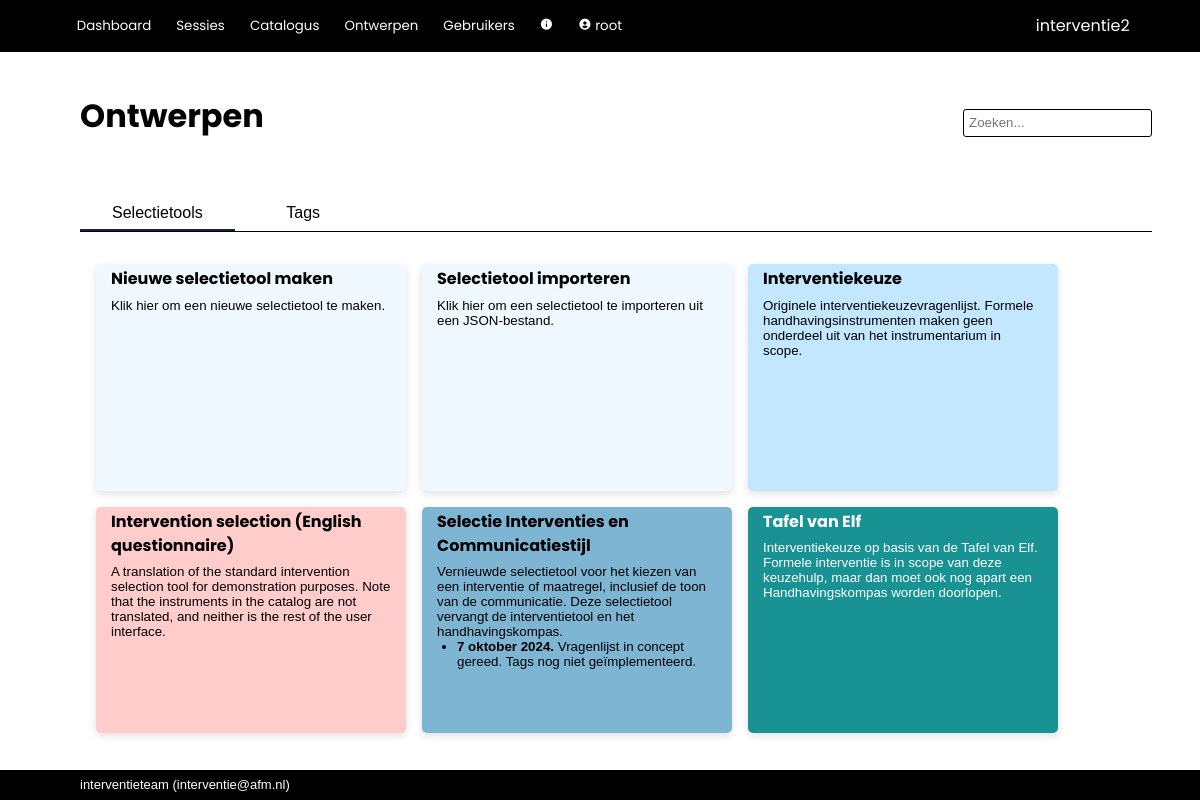
/tools/ (signed in), run on the app's committed database.
### interventie2/models.py (models this page shows, shortened)
class User(db.Model, UserMixin):
    __tablename__ = 'users'
    id            = db.Column(db.Integer, primary_key=True)
    name          = db.Column(db.String(80), nullable=False, unique=True)
    password      = db.Column(db.String(200), nullable=False)
    role_id       = db.Column(db.Integer, db.ForeignKey('roles.id'), nullable=False, default=4) #references roles.id
    description   = db.Column(db.String(2000), nullable=False, default="")
    email         = db.Column(db.String(254))
    link          = db.Column(db.String(1000))
    active        = db.Column(db.Boolean, nullable=False, default=True)
    date_created  = db.Column(db.DateTime(timezone=True), server_default=func.now())
    last_seen     = db.Column(db.DateTime(timezone=True), server_default=func.now())
    role = relationship('Role')
    messages = relationship('Message', back_populates='recipient', foreign_keys="Message.recipient_id", cascade='all, delete-orphan')
    messages_sent = relationship('Message', back_populates='sender', foreign_keys="Message.sender_id")
    worksession = relationship('Worksession', back_populates='creator')
    plan = relationship('Plan', back_populates='creator')
    allowed_worksessions = relationship('Worksession', secondary='worksession_access', back_populates='allowed_users')
    owned_instruments = relationship('Instrument', back_populates='owner')
    def unread_messages(self):
        return sum(1 for message in self.messages if (message.unread) and (message.deliver_after.date() <= date.today()))
    def unread_message_alert(self):
        return self.unread_messages() > 0

class QuestionSet(db.Model):
    __tablename__ = 'question_sets'
    id            = db.Column(db.Integer, primary_key=True)
    name          = db.Column(db.String(500), nullable=False)
    description   = db.Column(db.String(2000), nullable=False, default="")
    owner_id      = db.Column(db.Integer, db.ForeignKey('users.id'), nullable=False) #references users.id
    date_created  = db.Column(db.DateTime(timezone=True), server_default=func.now())
    date_modified = db.Column(db.DateTime(timezone=True), server_default=func.now())
    default_process_id = db.Column(db.Integer, db.ForeignKey('processes.id'), nullable=False, default=1)
    default_instruments_visible = db.Column(db.Boolean, nullable=False, default=True)
    default_tags_visible = db.Column(db.Boolean, nullable=False, default=False)
    default_allow_weights = db.Column(db.Boolean, nullable=False, default=False)
    color         = db.Column(db.String(7))
    text_color    = db.Column(db.String(7))
    forbidden_tags = relationship('Tag', secondary='question_set_forbidden_tags')
    mandatory_tags = relationship('Tag', secondary='question_set_mandatory_tags')
    owner = relationship('User')
    default_process = relationship('Process')
    questions = relationship('Question', cascade='all, delete-orphan')
    worksessions = relationship('Worksession', back_populates='question_set', cascade='all, delete-orphan')

### interventie2/tools/routes.py (the view)
@tools.route('/', methods=['GET', 'POST'])
@login_required
def index():
    if not current_user.role.edit_questionnaire:
        return render_template('error/index.html', title='Onvoldoende rechten', message='Onvoldoende rechten om een tool te ontwerpen.')
    question_sets = QuestionSet.query.order_by()
    form = TagForm()
    tags = Tag.query.order_by(Tag.name)
    if request.method == 'POST':
        if Tag.query.filter(Tag.name==form.name.data).first() is not None:
            return render_template('error/index.html', title='Tag bestaat al', message='Er bestaat al een tag met deze naam.')
    if form.validate_on_submit():
        tag = Tag(name = form.name.data)
        db.session.add(tag)
        db.session.commit()
        return redirect(url_for('tools.tags'))
    return render_template('tools/index.html', question_sets=question_sets, edit_catalog_allowed=current_user.role.edit_catalog, tags=tags, form=form)

### interventie2/forms.py
class TagForm(FlaskForm):
    name               = StringField('Naam', validators=[DataRequired(), Length(min=2, max=100)], render_kw={'size': 40})
    submit             = SubmitField('Tag opslaan')

### interventie2/models.py (called while the page is built)
@login_manager.user_loader
def load_user(user_id):
    return User.query.get(user_id)

### interventie2/tools/templates/tools/index.html (shortened to what this page needs)
{% extends 'base.html' %}
{% block page_title %}
    Ontwerpen
{% endblock %}
{% block tabs %}
    <div class="tab_bar">
        <button class="tablinks" onclick="switch_tab(event, 'st_all')" id="defaultOpen">Selectietools</button>
        <button class="tablinks" onclick="switch_tab(event, 'st_tags')" id="defaultOpen">Tags</button>
    </div>
{% endblock %}
{% block body %}
    <div id="st_all" class="tabcontent">
        <div class="card_area">
            <a href="{{ url_for('tools.edit_question_set') }}">
                <div class="card new">
                    <div class="card_title">
                        Nieuwe selectietool maken
                    </div>
                    <div class="card_description">
                        Klik hier om een nieuwe selectietool te maken.
                    </div>
                </div>
            </a>
            <a href="{{ url_for('tools.import_question_set') }}">
                <div class="card new">
                    <div class="card_title">
                        Selectietool importeren
                    </div>
                    <div class="card_description">
                        Klik hier om een selectietool te importeren uit een JSON-bestand.
                    </div>
                </div>
            </a>
            {% for question_set in question_sets | sort(attribute="name") %}
                <a href="{{url_for('tools.view_question_set', question_set_id=question_set.id)}}">
                    <div class="card" style="background-color:{{ question_set.color }}; color:{{ question_set.text_color }}">
                        <div class="card_title">
                            {{ question_set.name }}
                        </div>
                        <div class="card_description">
                            {{ question_set.description | escape | markdown }}
                        </div>
                    </div>
                </a>
            {% endfor %}
        </div>
    </div>
{% endblock %}

### interventie2/templates/base.html (shortened to what this page needs)
<!DOCTYPE html>
<html lang="en">
    <head>
        <link rel="stylesheet" href="{{ url_for('static', filename='css/styles.css')}}">
        <link href="https://unpkg.com/boxicons@2.1.2/css/boxicons.min.css" rel="stylesheet">
    </head>
    <body>
        {% import 'jinja_macros.html' as macro %}
        <header>
            <div class="logo">{{ config['APP_NAME'] }}</div>
            <div class="modes">
                {% if current_user.is_authenticated %}
                    <button>
                        <a href="{{ url_for('main.index') }}">Dashboard</a>
                    </button>
                    <button>
                        <a href="{{ url_for('main.worksessions') }}">Sessies</a>
                    </button>
                    <button>
                        <a href="{{ url_for('catalog.index') }}">Catalogus</a>
                    </button>
                    {% if current_user.role.edit_questionnaire %}
                        <button>
                            <a href="{{ url_for('tools.index') }}">Ontwerpen</a>
                        </button>
                    {% endif %}
                    {% if current_user.role.edit_users %}
                        <button>
                            <a href="{{ url_for('admin.index') }}">Gebruikers</a>
                        </button>
                    {% endif %}
                    {% if current_user.role.see_app_info %}
                        <button>
                            <a href="{{ url_for('admin.info') }}"><i class='bx bxs-info-circle'></i></a>
                        </button>
                    {% endif %}
                    <button>
                        <a href="{{ url_for('admin.user', id=current_user.id) }}"><i class='bx bxs-user-circle'></i>
                            {{ current_user.name }}
                        </a>
                    </button>
                {% else %}
                    <button>
                        <a href="{{ url_for('main.login') }}">Login</a>
                    </button>
                {% endif %}
            </div>
        </header>
        <nav>
            <div class="title">{% block page_title %}{% endblock %}</div>
            {% if current_user.is_authenticated %}
                <form action="/analysis/search" method="get" class="search">
                    <input id="search" type="search"  name="q" value="{{ request.args.get('q') or '' }}" placeholder="Zoeken...">
                </form>
            {% endif %}
            <div class="tabs">{% block tabs %}{% endblock %}</div>
        </nav>
        <main>
            <section>{% block body %}{% endblock %}</section>
        </main>
        <footer>{{ config['MAINTAINER'] }} (<a href="mailto:{{ config['MAINTAINER_EMAIL'] }}">{{ config['MAINTAINER_EMAIL'] }}</a>)</footer>
    </body>
</html>

### interventie2/static/css/styles.css (style rules this page uses)
:root { --dark-blue: #0f2841; --light-blue: #0e9ed5; --green: #3b7d23; --red: red; --highlight: #195fa6; --mid-grey: #0e9ed5; --object: #f0f9ff; --alert: red; --button-bg: #176cc2; --button-fg: white; }
html, body { font-family: sans-serif; line-height: 1.5em; padding: 0px; margin: 0px; }
p { padding-top: 0 !important; padding-bottom: 0 !important; margin-top: 0px; margin-bottom: 0px; }
a { color: inherit; text-decoration: none; }
ul { margin: 0; padding-left: 1.5em; }
button { border: 1px solid var(--mid-grey); background-color: var(--button-bg); color: var(--button-fg); min-height: 2.2em; border-radius: 3px; min-width: 7em; padding-left: 1em; padding-right: 1em; margin-bottom: 2px; }
button a { text-decoration: none; }
input { background-color: white;; border: 1px solid var(--mid-grey); font-size: inherit; min-height: 1.7rem; margin-bottom: 2px; }
body { display: grid; height: 100vh; grid-template-rows: min-content min-content auto min-content; grid-template-areas: "header" "nav" "main" "footer"; }
header { grid-area: header; background-color: black; display: grid; grid-template-columns: auto min-content; grid-template-rows: auto; grid-template-areas: "modes logo"; color: white; align-items: center; padding: 0.6rem 4.4rem; font-family: "Poppins", sans-serif; }
header a { text-decoration: none; font-family: "Poppins", sans-serif; }
.logo { grid-area: logo; }
.modes { grid-area: modes; padding: 0px; margin: 0px; }
.modes button { background: inherit; outline: none; cursor: pointer; padding: 0.4rem 0.4rem; margin: 0 0.5rem 0 0; border: none; border-radius: 0px; color: white; font-family: "Poppins", sans-serif; font-size: smaller; min-width: 0; }
.modes a { text-decoration: none; }
nav { grid-area: nav; display: grid; grid-template-columns: 1fr auto; grid-template-areas: "title search" "steps steps" "tabs tabs "; align-items: center; margin: 3rem 3rem 1rem 5rem; }
.title { grid-area: title; font-family: "Poppins", sans-serif; color: black; font-size: xx-large; font-weight: bold; padding: 0 0 1rem 0; line-height: 1em; }
.search { grid-area: search; display: flex; align-items: center; text-decoration: none; border: none; }
.search input { background-color: white;; border: 1px solid black; border-radius: 3px; padding: 5px; font-size: smaller; height: 1.7rem; }
.tabs { grid-area: tabs; display: flex; padding-top: 3rem; overflow: hidden; font-size: inherit; border-bottom: 1px solid black; }
.tabs button { background: inherit; color: black; outline: none; cursor: pointer; padding: 0rem 2rem 0rem 2rem; margin: 0 0.5rem 0 0; border: none; border-radius: 0px; font-size: inherit; width: auto; border-bottom: solid 2px white; }
.tabs button.active_tab { border-bottom: solid 2px var(--dark-blue); }
main { grid-area: main; padding: 1rem 5rem; display: grid; grid-template-columns: min-content 100%; grid-template-areas: "aside section "; overflow-y: auto; }
section { grid-area: section; padding: 0; margin-left: 1rem; margin-right: 1rem; }
footer { grid-area: footer; background-color: black; color: white; align-items: center; padding: 0.2rem 5rem; font-size: small; }
.card_area { display: flex; flex-flow: row wrap; gap: 1rem; padding-bottom: 2rem; }
.tabcontent { width: 100%; }
.card { width: 280px; height: 220px; flex-grow: 0; flex-shrink: 0; background-color: var(--object); color: black; border-radius: 5px; padding: 0.2em 15px 0.2em 15px; box-shadow: rgba(0, 0, 0, 0.12) 0px 3px 8px; overflow: hidden; scrollbar-width: none; animation: fadeInAnimation ease 0.7s; animation-iteration-count: 1; animation-fill-mode: forwards; }
.card_title { font-family: "Poppins", sans-serif; font-weight: bold; flex-grow: 1; padding-bottom: 0.4rem; }
.card_description { overflow: hidden; scrollbar-width: none; font-size: smaller; line-height: normal; padding-bottom: 0.4rem; }
.card_area a { text-decoration: none; }

### data on the page
User: name "root", MAINTAINER_EMAIL "interventie@afm.nl"
QuestionSet: name "Interventiekeuze", description "Originele interventiekeuzevragenlijst. Formele handhavingsinstrumenten maken geen onderdeel uit van het instrumentarium in scope."
QuestionSet: name "Intervention selection (English questionnaire)", description "A translation of the standard intervention selection tool for demonstration purposes. Note that the instruments in the catalog are not translated, and neither is the rest of the user interface."
QuestionSet: name "Selectie Interventies en Communicatiestijl", description "Vernieuwde selectietool voor het kiezen van een interventie of maatregel, inclusief de toon van de communicatie. Deze selectietool vervangt de interventietool en het handhavingskompas. 7 oktober 2024. Vragenlijst in concept gereed. Tags nog niet geïmplementeerd."
QuestionSet: name "Tafel van Elf", description "Interventiekeuze op basis van de Tafel van Elf. Formele interventie is in scope van deze keuzehulp, maar dan moet ook nog apart een Handhavingskompas worden doorlopen."

### other printed values
{{ config['APP_NAME'] }} "interventie2"
{{ config['MAINTAINER'] }} "interventieteam"
